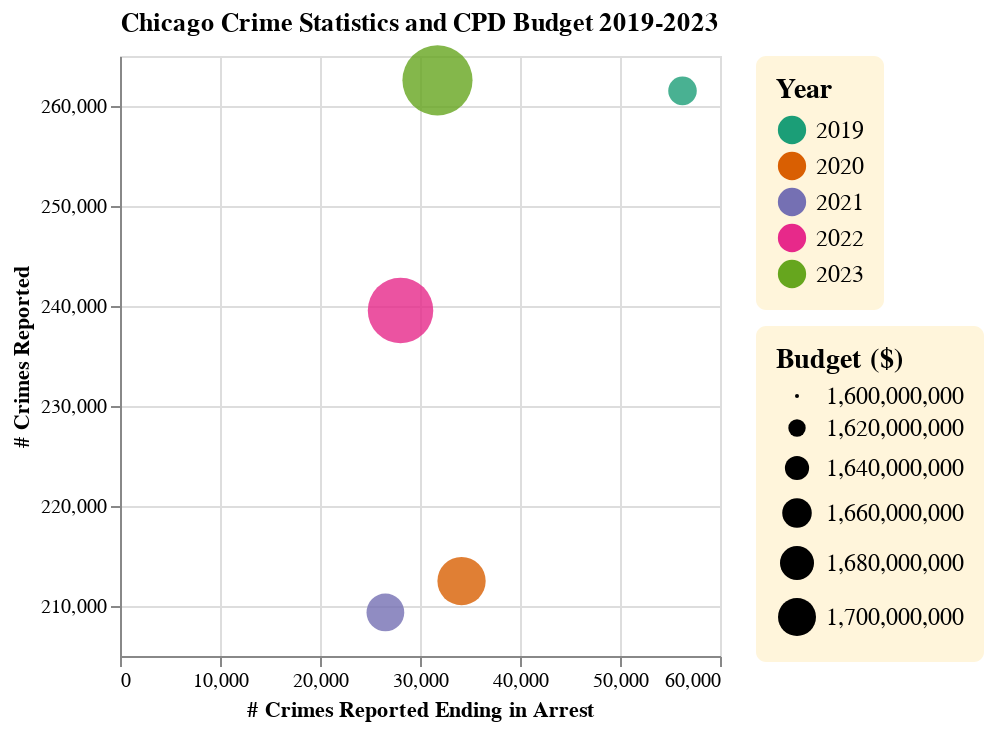

The notebook cell saved with this chart:
### Code cell
def crime_cpd_budget_bubble(df):
    arrests = df[df["arrest"] == True]
    arrests = arrests.groupby(["year"], as_index = False)["num_crimes"].sum()
    arrests = arrests.rename(columns = {"num_crimes": "num_arrests"})
    df = df.groupby(["year"], as_index = False)["num_crimes"].sum()

    df = df.join(arrests.set_index("year"), on = "year")
    df = df.join(budgets_cpd.set_index("year"), on = "year")

    chart = alt.Chart(df, title = "Chicago Crime Statistics and CPD Budget 2019-2023").mark_circle(fillOpacity = 0.8).encode(
        x = alt.X("num_arrests").title("# Crimes Reported Ending in Arrest"),
        y = alt.Y("num_crimes").title("# Crimes Reported").scale(zero=False, padding=1),
        color = alt.Color("year").title("Year").scale(scheme = "dark2"),
        size = alt.Size("ordinance").title("Budget ($)").scale(domain = [1600000000, 1700000000])
    ).configure_legend(labelLimit= 0,
                        padding = 10,
                        cornerRadius = 5,
                        labelFontSize = 12,
                        symbolSize = 200,
                        titleFontSize = 14,
                        fillColor = "#FFF5DB"
    )
    return chart

crime_cpd_budget_bubble(crimes)

### Figure 1 — Vega-Lite specification as saved in the notebook (floating-point values rounded to 4 significant figures)
{"config": {"view": {"continuousWidth": 300, "continuousHeight": 300}, "legend": {"cornerRadius": 5, "fillColor": "#FFF5DB", "labelFontSize": 12, "labelLimit": 0, "padding": 10, "symbolSize": 200, "titleFontSize": 14}}, "data": {"name": "data-f096a16490aabce1eb8888b3ccfccb24"}, "mark": {"type": "circle", "fillOpacity": 0.8}, "encoding": {"color": {"field": "year", "scale": {"scheme": "dark2"}, "title": "Year", "type": "nominal"}, "size": {"field": "ordinance", "scale": {"domain": [1600000000, 1700000000]}, "title": "Budget ($)", "type": "quantitative"}, "x": {"field": "num_arrests", "title": "# Crimes Reported Ending in Arrest", "type": "quantitative"}, "y": {"field": "num_crimes", "scale": {"zero": false, "padding": 1}, "title": "# Crimes Reported", "type": "quantitative"}}, "title": "Chicago Crime Statistics and CPD Budget 2019-2023", "$schema": "https://vega.github.io/schema/vega-lite/v5.20.1.json", "datasets": {"data-f096a16490aabce1eb8888b3ccfccb24": [{"year": "2019", "num_crimes": 261513, "num_arrests": 56250, "ordinance": 1656000000.0}, {"year": "2020", "num_crimes": 212494, "num_arrests": 34154, "ordinance": 1762000000.0}, {"year": "2021", "num_crimes": 209355, "num_arrests": 26539, "ordinance": 1699000000.0}, {"year": "2022", "num_crimes": 239558, "num_arrests": 28053, "ordinance": 1899000000.0}, {"year": "2023", "num_crimes": 262565, "num_arrests": 31748, "ordinance": 1943000000.0}]}}
